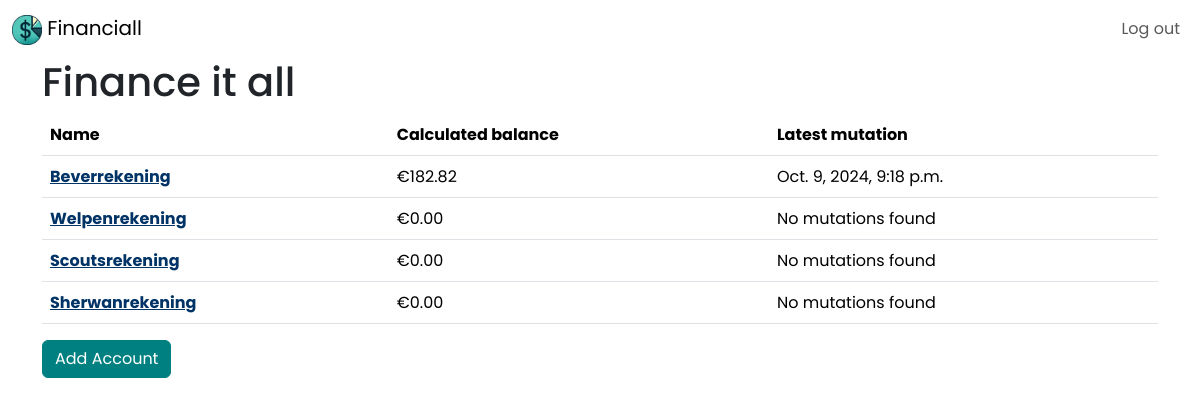
The app's page / (signed in) with its own data.
### core/models.py (models this page shows, shortened)
class Account(models.Model):
    id = models.UUIDField(primary_key=True, default=uuid.uuid4, editable=False)
    name = models.CharField(max_length=128)
    owner = models.ForeignKey(User, on_delete=models.CASCADE)
    creationDate = models.DateField(auto_now=True)
    @property
    def mutations(self):
        return Mutation.objects.filter(account=self).order_by("-dateTime")
    @property
    def latest_mutation(self):
        return self.mutations.first()
    @property
    def calculated_balance(self):
        return self.mutations.aggregate(Sum('amount'))["amount__sum"] or 0

class Mutation(models.Model):
    id = models.UUIDField(primary_key=True, default=uuid.uuid4, editable=False)
    description = models.CharField(max_length=256)
    otherParty = models.CharField(max_length=64)
    otherPartyAccountNumber = models.CharField(max_length=64)
    account = models.ForeignKey(Account, on_delete=models.CASCADE)
    amount = models.DecimalField(decimal_places=2, max_digits=12)
    dateTime = models.DateTimeField(auto_now=False)

### core/views.py (the view)
# urls.py: path('', views.index, name="core_home"),
@login_required
def index(request: HttpRequest):
    user_accounts = Account.objects.filter(owner=request.user)
    return render(request, 'core/home.html', {
        'accounts': user_accounts
    })

### templates/core/home.html
{% extends 'layout.html' %}
{% block content %}
    <div class="h1">Finance it all</div>
    <table class="table">
        <thead>
            <tr>
                <th scope="col">Name</th>
                <th scope="col">Calculated balance</th>
                <th scope="col">Latest mutation</th>
            </tr>
        </thead>
        <tbody>
            {% for account in accounts %}
                <tr>
                    <th scope="col"><a href="{% url 'account_read' account.id %}">{{ account.name }}</a></th>
                    <td class="amount">€{{ account.calculated_balance|floatformat:2 }}</td>
                    <td>{{ account.latest_mutation.dateTime|default:'No mutations found' }} </td>
                </tr>
            {% endfor %}
        </tbody>
    </table>
    <a href="{% url 'account_create' %}">
        <button onclick="" class="btn Fbutton">
            Add Account
        </button>
    </a>
{% endblock %}

### templates/layout.html (shortened to what this page needs)
{% load static %}
<html lang="en">
<head>
    <link href="https://cdn.jsdelivr.net/npm/bootstrap@5.3.3/dist/css/bootstrap.min.css" rel="stylesheet">
        <link rel="stylesheet" href="{% static 'layout.css' %}">
</head>
<body>
    <nav id="FNavbar" class="navbar navbar-expand-sm">
      <div class="container-fluid">
        <a class="navbar-brand" href="{% url 'core_home' %}">
            <img height="30" alt="Financiall" src="{% static 'icons/financiall.ico' %}">
            Financiall
        </a>
        <div class="collapse navbar-collapse row justify-content-between" id="navbarNavAltMarkup">
          <div class="navbar-nav">
              <a class="nav-link ms-sm-auto" href="{% url 'account_logout' %}">Log out</a>
          </div>
        </div>
      </div>
    </nav>
    <div id="body" class="container">
        <div id="content">
            {% block content %} {% endblock %}
        </div>
    </div>
</body>
</html>

### static/layout.css (style rules this page uses)
body { font-family: Poppins, sans-serif; }
a { color: #003366 }
.Fbutton { --bs-btn-color: #fff; --bs-btn-bg: #008080; --bs-btn-border-color: #008080; --bs-btn-hover-color: #fff; --bs-btn-hover-bg: #007070; --bs-btn-hover-border-color: #006060; --bs-btn-focus-shadow-rgb: 49, 132, 253; --bs-btn-active-color: #fff; --bs-btn-active-bg: #006060; --bs-btn-active-border-color: #005050; --bs-btn-active-shadow: inset 0 3px 5px rgba(0, 0, 0, 0.125); --bs-btn-disabled-color: #fff; --bs-btn-disabled-bg: #008080; --bs-btn-disabled-border-color: #008080; }

### records on screen
Account: name "Beverrekening", calculated_balance "182.82", latest_mutation.dateTime "Oct. 9, 2024, 9:18 p.m."
Account: name "Welpenrekening", calculated_balance "0.00", latest_mutation.dateTime "No mutations found"
Account: name "Scoutsrekening", calculated_balance "0.00", latest_mutation.dateTime "No mutations found"
Account: name "Sherwanrekening", calculated_balance "0.00", latest_mutation.dateTime "No mutations found"
